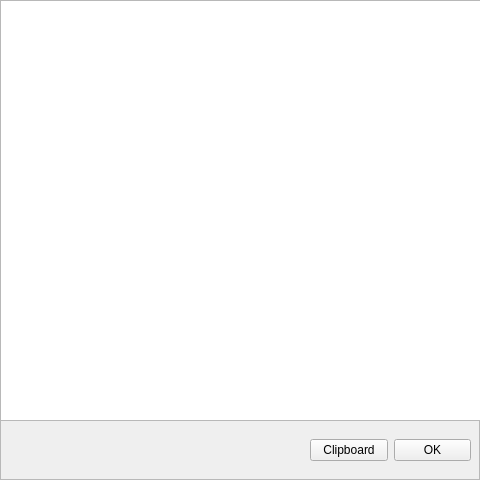
<?xml version="1.0" encoding="UTF-8"?>
<ui version="4.0">
 <class>StatsFrame</class>
 <widget class="QFrame" name="StatsFrame">
  <property name="geometry">
   <rect>
    <x>0</x>
    <y>0</y>
    <width>480</width>
    <height>480</height>
   </rect>
  </property>
  <property name="windowTitle">
   <string>FS Stats</string>
  </property>
  <property name="frameShape">
   <enum>QFrame::StyledPanel</enum>
  </property>
  <property name="frameShadow">
   <enum>QFrame::Raised</enum>
  </property>
  <widget class="QWidget" name="verticalLayoutWidget">
   <property name="geometry">
    <rect>
     <x>0</x>
     <y>0</y>
     <width>481</width>
     <height>421</height>
    </rect>
   </property>
   <layout class="QVBoxLayout" name="verticalLayout">
    <property name="bottomMargin">
     <number>0</number>
    </property>
    <item>
     <widget class="QPlainTextEdit" name="StatsText">
      <property name="undoRedoEnabled">
       <bool>false</bool>
      </property>
      <property name="readOnly">
       <bool>true</bool>
      </property>
     </widget>
    </item>
   </layout>
  </widget>
  <widget class="QWidget" name="horizontalLayoutWidget">
   <property name="geometry">
    <rect>
     <x>310</x>
     <y>420</y>
     <width>161</width>
     <height>61</height>
    </rect>
   </property>
   <layout class="QHBoxLayout" name="horizontalLayout">
    <item>
     <widget class="QPushButton" name="Clipboard">
      <property name="text">
       <string>Clipboard</string>
      </property>
     </widget>
    </item>
    <item>
     <widget class="QPushButton" name="Confirm">
      <property name="text">
       <string>OK</string>
      </property>
     </widget>
    </item>
   </layout>
  </widget>
 </widget>
 <resources/>
 <connections/>
</ui>
